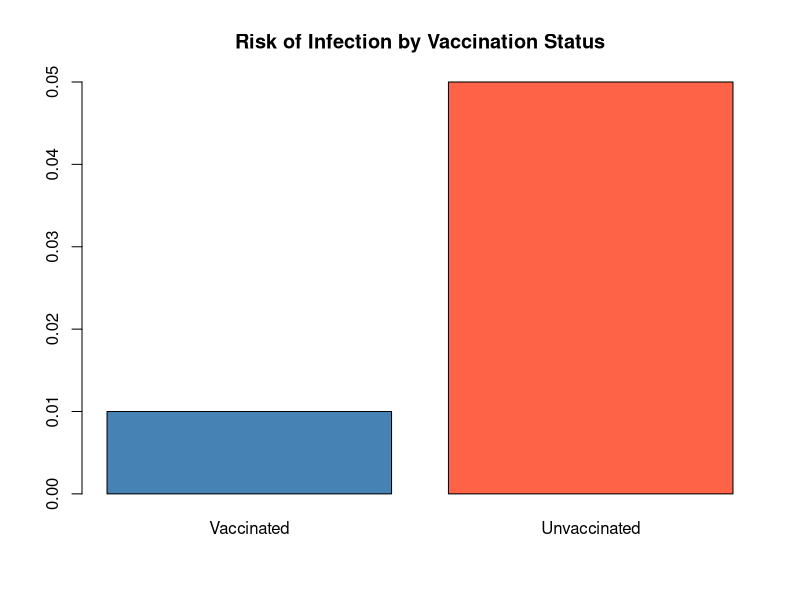

Reproduce this figure in R.
## ---- chunk 1
#| fig-alt: "Bar chart showing risk of infection for vaccinated and unvaccinated groups."
#| fig-cap: "Risk of Infection by Vaccination Status"
group <- c("Vaccinated", "Unvaccinated")
cases <- c(5, 25)
population <- c(500, 500)
risk <- cases / population
barplot(risk, names.arg = group, col = c("steelblue", "tomato"),
main = "Risk of Infection by Vaccination Status")
